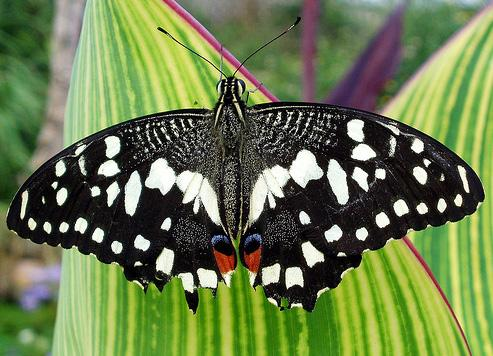
#> input picture 9-图像处理-几何变换/butterfly.jpg, 493 x 356 px
$ python 'ex2-数据增强02.py'
#> lines starting #> are read from the running program, lines starting #| are printed output that depends on the picture
#> further down, src is the input picture: shape (356, 493, 3); mean B, G, R 77.2, 123.6, 107
# -*- coding: utf-8 -*-

import cv2
import numpy as np

# 4 图像旋转
def img_rotation(image):
    # 4.1 原图的高、宽 以及通道数
    rows, cols, _ = image.shape
#> rows = 356; cols = 493
    # 4.2 绕图像的中心旋转
    # 参数矩阵M：旋转中心 旋转度数 缩放比例
    M = cv2.getRotationMatrix2D((cols / 2, rows / 2),180, 1)
    # 4.3 仿射变换
    # 参数：原始图像 旋转参数 元素图像宽高
    rotate = cv2.warpAffine(image, M, (cols,rows))
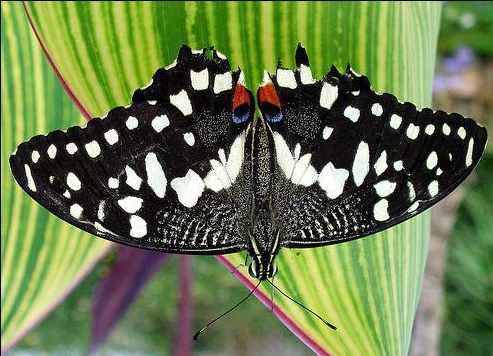
#> rotate: shape (356, 493, 3); mean B, G, R 76.7, 123, 106.5
    # 4.4 显示图像
    cv2.imshow("rotate",rotate)


# 5.图像加噪
def img_noise(img, nums):
    # 5.1 原图的高、宽 以及通道数
#> called with nums = 3000
    rows, cols, chn = img.shape
#> rows = 356; cols = 493; chn = 3

    # 5.2 循环添加噪声
    for i in range(nums):
        x = np.random.randint(0, rows)
        y = np.random.randint(0, cols)
        img[x, y, :] = 255
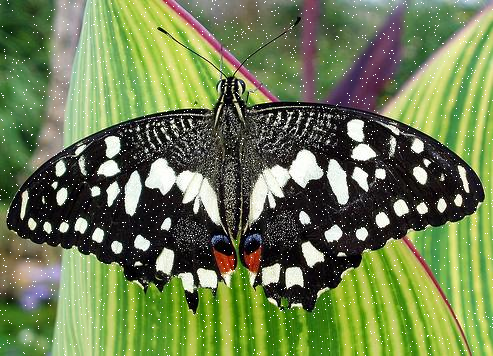
#> img: shape (356, 493, 3); mean B, G, R 80.2, 125.8, 109.5

    # 5.3 显示图像
    cv2.imshow("test_noise", img)


# 添加高斯噪声
def img_noise2(image, mean=0, var=0.001):
    '''
        mean : 均值
        var : 方差
    '''
    image = np.array(image / 255, dtype=float)
    noise = np.random.normal(mean, var ** 0.5, image.shape)
    out = image + noise
    if out.min() < 0:
        low_clip = -1.
    else:
        low_clip = 0.
    out = np.clip(out, low_clip, 1.0)
    out = np.uint8(out * 255)

    cv2.imshow("noise", out)


# 6. 图像亮度调节
def img_brightness(image):

    # 6.1 参数设置
    contrast = 1  # 对比度
    brightness = -200  # 亮度
    # 6.2 图像融合
    pic_turn = cv2.addWeighted(image, contrast, image, 0, brightness)
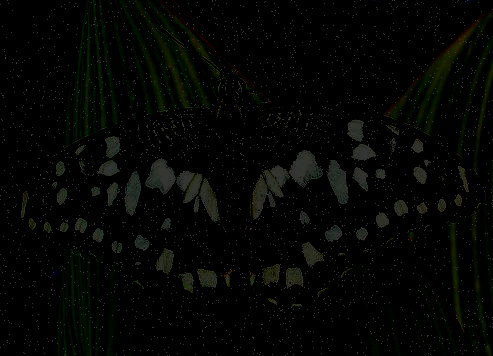
#> pic_turn: shape (356, 493, 3); mean B, G, R 3.1, 5.3, 4
    # cv2.addWeighted(对象,对比度,对象,对比度)
    '''cv2.addWeighted()实现的是图像透明度的改变与图像的叠加'''
    # 6.3 显示图像
    cv2.imshow('bright', pic_turn)  # 显示图片


if __name__ == '__main__':

    # 0. 加载图像数据
    src = cv2.imread('butterfly.jpg')

    # 4. 图像旋转
    img_rotation(src)
    # 5. 添加噪声
    img_noise(src, 3000)
    # 6. 增加亮度
    img_brightness(src)

    cv2.waitKey(0)
    cv2.destroyAllWindows()
